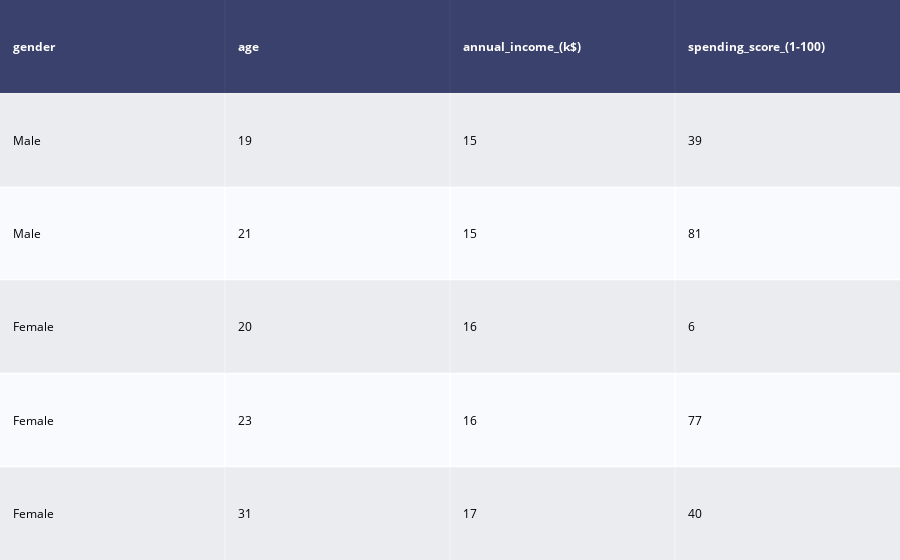

The notebook cell this image was saved under:
### Code cell
dat = ff.create_table(df.head())
dat

### Figure 1 — Plotly figure (JSON) as saved in the notebook; plotly's stock layout.template omitted (floating-point values rounded to 4 significant figures)
{"data": [{"colorscale": [[0, "#00083e"], [0.5, "#ededee"], [1, "#ffffff"]], "hoverinfo": "none", "opacity": 0.75, "showscale": false, "type": "heatmap", "z": [[0, 0, 0, 0], [0.5, 0.5, 0.5, 0.5], [1, 1, 1, 1], [0.5, 0.5, 0.5, 0.5], [1, 1, 1, 1], [0.5, 0.5, 0.5, 0.5]]}], "layout": {"annotations": [{"align": "left", "font": {"color": "#ffffff"}, "showarrow": false, "text": "<b>gender</b>", "x": -0.45, "xanchor": "left", "xref": "x", "y": 0, "yref": "y"}, {"align": "left", "font": {"color": "#ffffff"}, "showarrow": false, "text": "<b>age</b>", "x": 0.55, "xanchor": "left", "xref": "x", "y": 0, "yref": "y"}, {"align": "left", "font": {"color": "#ffffff"}, "showarrow": false, "text": "<b>annual_income_(k$)</b>", "x": 1.55, "xanchor": "left", "xref": "x", "y": 0, "yref": "y"}, {"align": "left", "font": {"color": "#ffffff"}, "showarrow": false, "text": "<b>spending_score_(1-100)</b>", "x": 2.55, "xanchor": "left", "xref": "x", "y": 0, "yref": "y"}, {"align": "left", "font": {"color": "#000000"}, "showarrow": false, "text": "Male", "x": -0.45, "xanchor": "left", "xref": "x", "y": 1, "yref": "y"}, {"align": "left", "font": {"color": "#000000"}, "showarrow": false, "text": "19", "x": 0.55, "xanchor": "left", "xref": "x", "y": 1, "yref": "y"}, {"align": "left", "font": {"color": "#000000"}, "showarrow": false, "text": "15", "x": 1.55, "xanchor": "left", "xref": "x", "y": 1, "yref": "y"}, {"align": "left", "font": {"color": "#000000"}, "showarrow": false, "text": "39", "x": 2.55, "xanchor": "left", "xref": "x", "y": 1, "yref": "y"}, {"align": "left", "font": {"color": "#000000"}, "showarrow": false, "text": "Male", "x": -0.45, "xanchor": "left", "xref": "x", "y": 2, "yref": "y"}, {"align": "left", "font": {"color": "#000000"}, "showarrow": false, "text": "21", "x": 0.55, "xanchor": "left", "xref": "x", "y": 2, "yref": "y"}, {"align": "left", "font": {"color": "#000000"}, "showarrow": false, "text": "15", "x": 1.55, "xanchor": "left", "xref": "x", "y": 2, "yref": "y"}, {"align": "left", "font": {"color": "#000000"}, "showarrow": false, "text": "81", "x": 2.55, "xanchor": "left", "xref": "x", "y": 2, "yref": "y"}, {"align": "left", "font": {"color": "#000000"}, "showarrow": false, "text": "Female", "x": -0.45, "xanchor": "left", "xref": "x", "y": 3, "yref": "y"}, {"align": "left", "font": {"color": "#000000"}, "showarrow": false, "text": "20", "x": 0.55, "xanchor": "left", "xref": "x", "y": 3, "yref": "y"}, {"align": "left", "font": {"color": "#000000"}, "showarrow": false, "text": "16", "x": 1.55, "xanchor": "left", "xref": "x", "y": 3, "yref": "y"}, {"align": "left", "font": {"color": "#000000"}, "showarrow": false, "text": "6", "x": 2.55, "xanchor": "left", "xref": "x", "y": 3, "yref": "y"}, {"align": "left", "font": {"color": "#000000"}, "showarrow": false, "text": "Female", "x": -0.45, "xanchor": "left", "xref": "x", "y": 4, "yref": "y"}, {"align": "left", "font": {"color": "#000000"}, "showarrow": false, "text": "23", "x": 0.55, "xanchor": "left", "xref": "x", "y": 4, "yref": "y"}, {"align": "left", "font": {"color": "#000000"}, "showarrow": false, "text": "16", "x": 1.55, "xanchor": "left", "xref": "x", "y": 4, "yref": "y"}, {"align": "left", "font": {"color": "#000000"}, "showarrow": false, "text": "77", "x": 2.55, "xanchor": "left", "xref": "x", "y": 4, "yref": "y"}, {"align": "left", "font": {"color": "#000000"}, "showarrow": false, "text": "Female", "x": -0.45, "xanchor": "left", "xref": "x", "y": 5, "yref": "y"}, {"align": "left", "font": {"color": "#000000"}, "showarrow": false, "text": "31", "x": 0.55, "xanchor": "left", "xref": "x", "y": 5, "yref": "y"}, {"align": "left", "font": {"color": "#000000"}, "showarrow": false, "text": "17", "x": 1.55, "xanchor": "left", "xref": "x", "y": 5, "yref": "y"}, {"align": "left", "font": {"color": "#000000"}, "showarrow": false, "text": "40", "x": 2.55, "xanchor": "left", "xref": "x", "y": 5, "yref": "y"}], "autosize": true, "margin": {"b": 0, "l": 0, "r": 0, "t": 0}, "xaxis": {"autorange": true, "dtick": 1, "gridwidth": 2, "range": [-0.5, 3.5], "showticklabels": false, "tick0": -0.5, "ticks": "", "zeroline": false}, "yaxis": {"autorange": true, "dtick": 1, "gridwidth": 2, "range": [5.5, -0.5], "showticklabels": false, "tick0": 0.5, "ticks": "", "zeroline": false}}}
